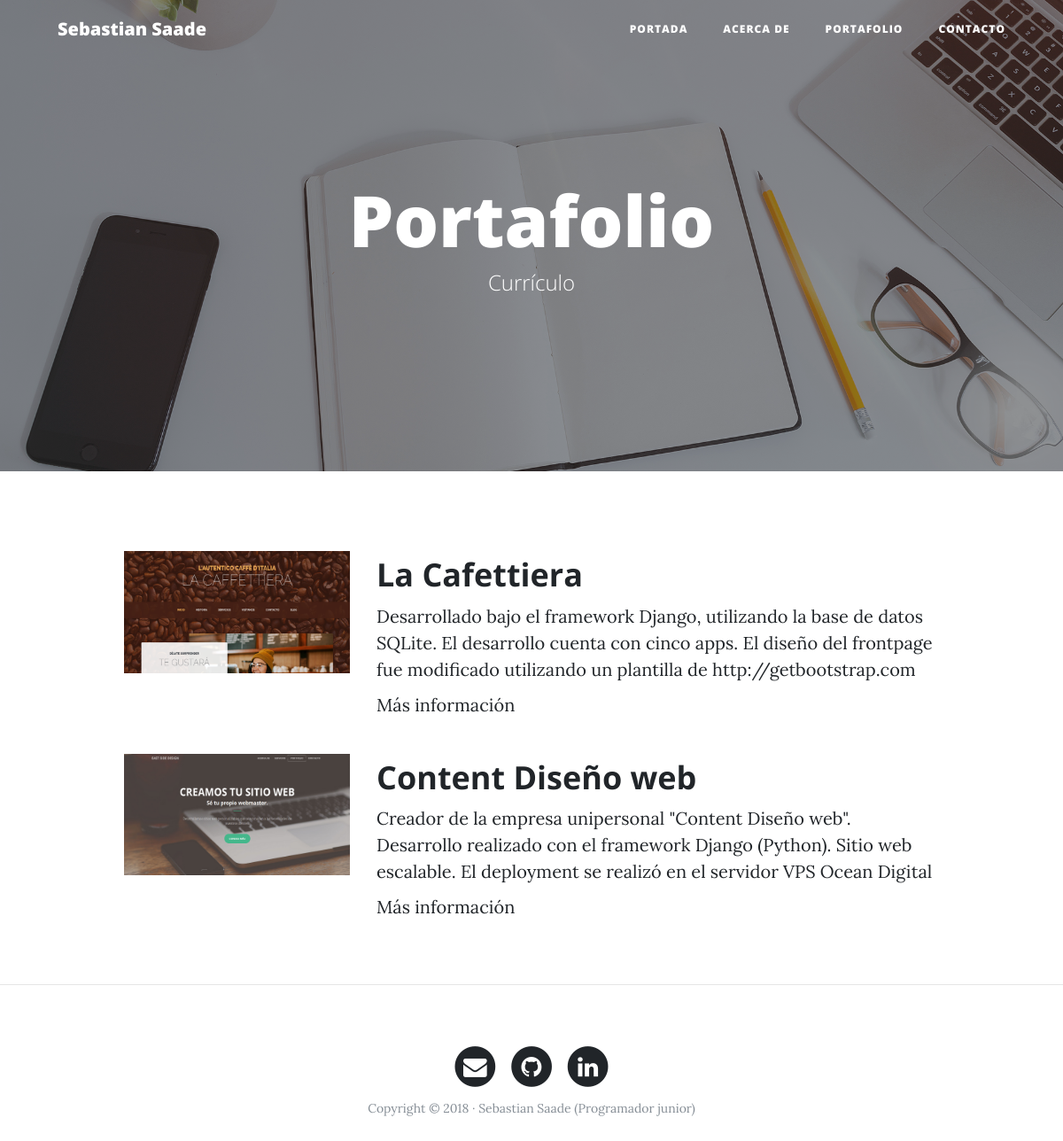
The page /portfolio/ on the database its author committed.
### portfolio/models.py (models this page shows, shortened)
class project(models.Model):
    title = models.CharField(max_length=200, verbose_name = 'Titulo')
    description = models.TextField(verbose_name = 'Descripción')
    image = models.ImageField(verbose_name = 'Imagen', upload_to="projects")
    link = models.URLField(verbose_name = 'Descripcion Web',null=True, blank=True)
    created = models.DateTimeField(auto_now_add=True, verbose_name = 'Fecha de creación')
    updated = models.DateTimeField(auto_now=True, verbose_name = 'Fecha de edición')
    class Meta:
        verbose_name = 'proyecto'
        verbose_name_plural = 'proyectos'
        ordering = ["-created"]

### portfolio/views.py (the view)
# urls.py: path("portfolio/", portfolio_views.portfolio, name = "portfolio"),
def portfolio(request):
    projects = project.objects.all()
    return render(request, "portfolio/portfolio.html", {'projects':projects})

### portfolio/templates/portfolio/portfolio.html (shortened to what this page needs)
{% extends 'core/base.html' %}
{% block background %}{% load static %}{% static 'core/img/portfolio-bg.jpg' %}{% endblock %}
{% block headers %}
<h1>Portafolio</h1>
<span class="subheading">Currículo</span>
{% endblock %}
{% block content %}
    {% for project in projects %}
        <div class="row project">
            <div class="col-lg-3 col-md-4 offset-lg-1">
                <img class="img-fluid" src="{{project.image.url}}" alt="">
            </div>
            <div class="col-lg-7 col-md-8">
                <h2 class="section-heading title">{{project.title}}</h2>
                <p> {{project.description}}</p>
                {% if project.link %}
                    <a href="{{project.link}}">Más información</a>
                {%endif%}
            </div>
        </div>
    {% endfor %}
{% endblock %}

### core/templates/core/base.html (shortened to what this page needs)
<!DOCTYPE html>
<html lang="es">
  <head>
    {% load static %}
    <link href="{% static 'core/vendor/bootstrap/css/bootstrap.min.css' %}" rel="stylesheet">
    <link href="{% static 'core/vendor/font-awesome/css/font-awesome.min.css' %}" rel="stylesheet" type="text/css">
    <link href="{% static 'core/css/clean-blog.min.css' %}" rel="stylesheet">
  </head>
  <body>
    <nav class="navbar navbar-expand-lg navbar-light fixed-top" id="mainNav">
      <div class="container">
        <a class="navbar-brand" href="{% url 'home' %}">Sebastian Saade</a>
        <div class="collapse navbar-collapse" id="navbarResponsive">
          <ul class="navbar-nav ml-auto">
            <li class="nav-item">
              <a class="nav-link" href="{% url 'home' %}">Portada</a>
            </li>
            <li class="nav-item">
              <a class="nav-link" href="{% url 'about' %}">Acerca de</a>
            </li>
            <li class="nav-item">
              <a class="nav-link" href="{% url 'portfolio' %}">Portafolio</a>
            </li>
            <li class="nav-item">
              <a class="nav-link" href="{% url 'contact' %}">Contacto</a>
            </li>
          </ul>
        </div>
      </div>
    </nav>
    <header class="masthead" style="background-image: url('{% block background %}  {% endblock %}')">
      <div class="overlay"></div>
      <div class="container">
        <div class="row">
          <div class="col-lg-8 col-md-10 mx-auto">
            <div class="site-heading">
              {% block headers %} {% endblock %}
            </div>
          </div>
        </div>
      </div>
    </header>
    <div class="container">
    {% block content %}{% endblock %}
    </div>
    {% if request.path != "/" %}<hr>{% endif %}
    <footer>
      <div class="container">
        <div class="row">
          <div class="col-lg-8 col-md-10 mx-auto">
            <ul class="list-inline text-center">
              <li class="list-inline-item">
                <a href="mailto:sebasaade@gmail.com">
                  <span class="fa-stack fa-lg">
                    <i class="fa fa-circle fa-stack-2x"></i>
                    <i class="fa fa-envelope fa-stack-1x fa-inverse"></i>
                  </span>
                </a>
              </li>
              <li class="list-inline-item">
                <a href="https://github.com/sebasaade" target="_blank">
                  <span class="fa-stack fa-lg">
                    <i class="fa fa-circle fa-stack-2x"></i>
                    <i class="fa fa-github fa-stack-1x fa-inverse"></i>
                  </span>
                </a>
              </li>
              <li class="list-inline-item">
                <a href="https://www.linkedin.com/in/sebastian-saade" target="_blank">
                  <span class="fa-stack fa-lg">
                    <i class="fa fa-circle fa-stack-2x"></i>
                    <i class="fa fa-linkedin fa-stack-1x fa-inverse"></i>
                  </span>
                </a>
              </li>
            </ul>
            <p class="copyright text-muted">Copyright &copy; 2018 · Sebastian Saade (Programador junior) </p>
          </div>
        </div>
      </div>
    </footer>
  </body>
</html>

### rows shown on the page
project: image (picture), title "La Cafettiera", description "Desarrollado bajo el framework Django, utilizando la base de datos SQLite. El desarrollo cuenta con cinco apps. El diseño del frontpage fue modificado utilizando un plantilla de http://getbootstrap.com"
project: image (picture), title "Content Diseño web", description "Creador de la empresa unipersonal \"Content Diseño web\". Desarrollo realizado con el framework Django (Python). Sitio web escalable. El deployment se realizó en el servidor VPS Ocean Digital"
